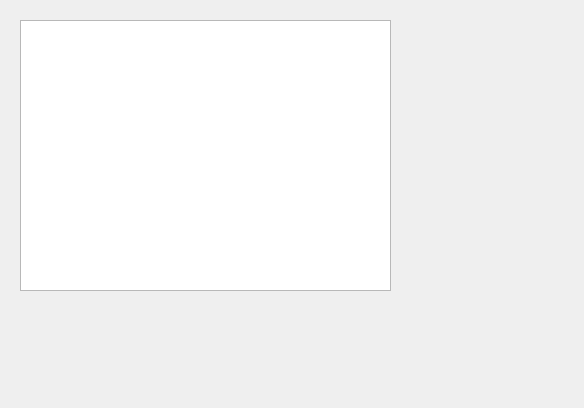
<?xml version="1.0" encoding="UTF-8"?>
<ui version="4.0">
 <class>Widget</class>
 <widget class="QWidget" name="Widget">
  <property name="geometry">
   <rect>
    <x>0</x>
    <y>0</y>
    <width>584</width>
    <height>408</height>
   </rect>
  </property>
  <property name="windowTitle">
   <string>Widget</string>
  </property>
  <widget class="QTextEdit" name="textEdit">
   <property name="geometry">
    <rect>
     <x>20</x>
     <y>20</y>
     <width>371</width>
     <height>271</height>
    </rect>
   </property>
  </widget>
 </widget>
 <layoutdefault spacing="6" margin="11"/>
 <resources/>
 <connections/>
</ui>
